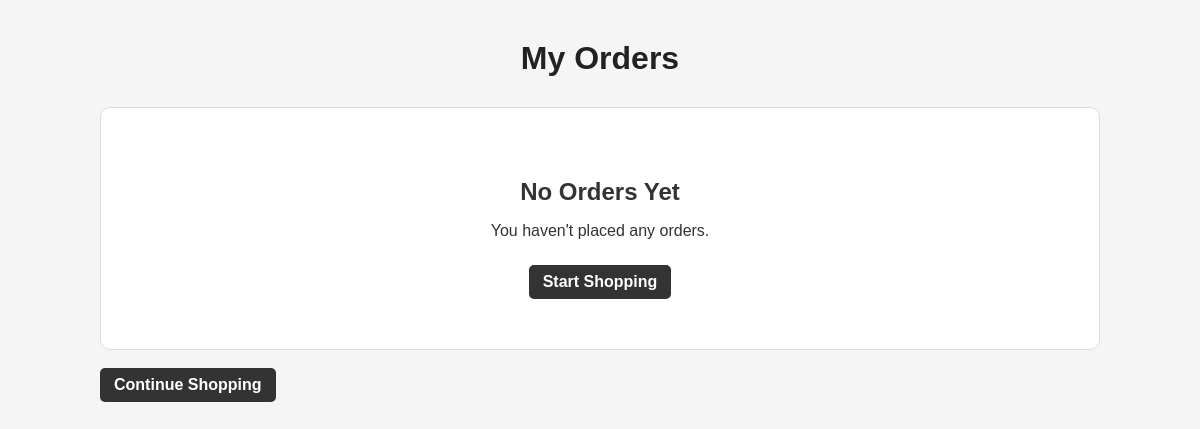
Page /orders on the earlier database version.
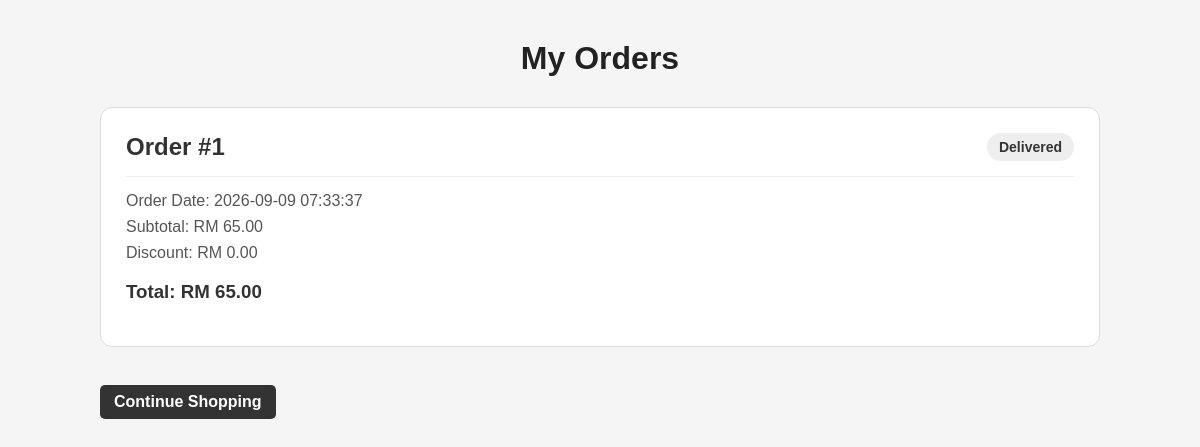
Same page on the later database version.
### tables this page shows
CREATE TABLE orders (
        id INTEGER PRIMARY KEY AUTOINCREMENT,
        user_id INTEGER NOT NULL,
        subtotal REAL NOT NULL,
        discount REAL NOT NULL DEFAULT 0,
        total REAL NOT NULL,
        status TEXT NOT NULL DEFAULT 'Pending',
        order_date TIMESTAMP DEFAULT CURRENT_TIMESTAMP
    );

### app.py (the view)
@app.route("/orders")
def view_orders():
    user_id = 1
    import sqlite3
    connection = sqlite3.connect("database.db")
    connection.row_factory = sqlite3.Row
    cursor = connection.cursor()
    cursor.execute("""
        SELECT *
        FROM orders
        WHERE user_id = ?
        ORDER BY order_date DESC
    """, (user_id,))
    orders = cursor.fetchall()
    connection.close()
    return render_template(
        "orders.html",
        orders=orders
    )

### templates/orders.html (shortened to what this page needs)
<!DOCTYPE html>
<html lang="en">
<head>
    <link rel="stylesheet"
          href="{{ url_for('static', filename='shopping.css') }}">
</head>
<body>
<div class="container">
    <h1>My Orders</h1>
    {% if orders %}
        {% for order in orders %}
            <div class="order-card">
                <div class="order-header">
                    <h2>
                        Order #{{ order["id"] }}
                    </h2>
                    <span class="order-status">
                        {{ order["status"] }}
                    </span>
                </div>
                <p>
                    Order Date:
                    {{ order["order_date"] }}
                </p>
                <p>
                    Subtotal:
                    RM {{ "%.2f"|format(order["subtotal"]) }}
                </p>
                <p>
                    Discount:
                    RM {{ "%.2f"|format(order["discount"]) }}
                </p>
                <h3>
                    Total:
                    RM {{ "%.2f"|format(order["total"]) }}
                </h3>
            </div>
        {% endfor %}
    {% else %}
        <div class="empty-cart">
            <h2>No Orders Yet</h2>
            <p>
                You haven't placed any orders.
            </p>
            <a href="/" class="button">
                Start Shopping
            </a>
        </div>
    {% endif %}
    <br>
    <a href="/" class="button">
        Continue Shopping
    </a>
</div>
</body>
</html>

Differences in the rows shown:
added orders: id "1", status "Delivered", order_date "2026-09-09 07:33:37", subtotal "65.00", discount "0.00", total "65.00"
Other differences:
text no longer shown: "No Orders Yet You haven't placed any orders. Start Shopping"
